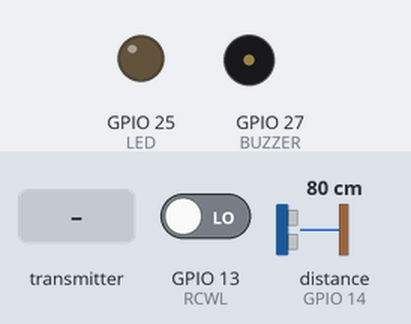
This sketch was run on a simulated ESP32. On the bench: output pins drawn as LEDs (lit = HIGH), buzzer (waves = sounding, pin HIGH). Wiring (inferred from the names in the program): ultrasonic range finder: trigger GPIO 26; echo GPIO 14. The test bench sets the inputs (shaded band); at power-on: GPIO 13 (RCWL) LOW, distance to the obstacle (sensor on GPIO 14) 80 cm. The echo pulse lasts 58.3 µs per cm; pins used as bus, display or sensor lines are not drawn.

Above: at 1.2 s.
1.3 s: the transmitter starts sending msg = ALERT
At 2.2 s:
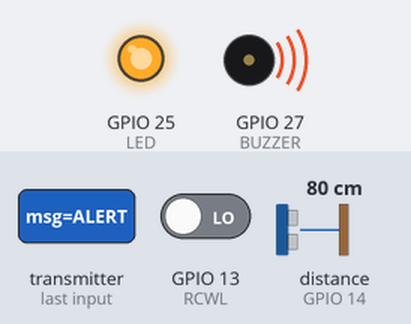
2.8 s: the transmitter starts sending msg = CLEAR
At 3.8 s:
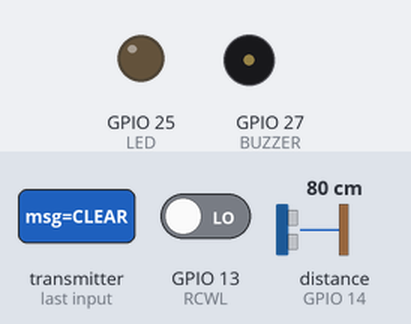
Timing chart, 0 to 5.8 s (numbered marks = the images above; inputs shaded):
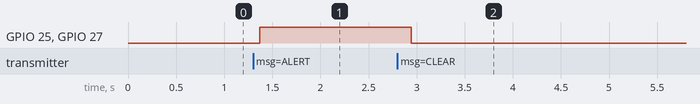

Measured:
- after the input at 1.3 s, GPIO 25 (LED), GPIO 27 (BUZZER): LOW → HIGH after 0.07 s
- after the input at 2.8 s, GPIO 25 (LED), GPIO 27 (BUZZER): HIGH → LOW after 0.14 s

The sketch:

pole2_final_code.ino
```cpp
#include <WiFi.h>
#include <esp_now.h>

#define RCWL 13
#define TRIG 26
#define ECHO 14
#define BUZZER 27
#define LED 25

uint8_t pole1Mac[] = {0x84,0x1F,0xE8,0x68,0x4A,0xD4};

bool warning=false;

typedef struct{
char msg[10];
}message;

message data;

void sendMessage(String text){

 strcpy(data.msg,text.c_str());

 esp_now_send(pole1Mac,(uint8_t*)&data,sizeof(data));

}

void receive(const esp_now_recv_info_t *info,const uint8_t *incoming,int len){

 memcpy(&data,incoming,sizeof(data));

 if(String(data.msg)=="ALERT"){

   warning=true;

 }

 if(String(data.msg)=="CLEAR"){

   warning=false;

 }

}

void setup(){

 Serial.begin(115200);

 pinMode(RCWL,INPUT);

 pinMode(TRIG,OUTPUT);

 pinMode(ECHO,INPUT);

 pinMode(BUZZER,OUTPUT);

 pinMode(LED,OUTPUT);

 WiFi.mode(WIFI_STA);

 esp_now_init();

 esp_now_register_recv_cb(receive);

 esp_now_peer_info_t peer={};

 memcpy(peer.peer_addr,pole1Mac,6);

 esp_now_add_peer(&peer);

}

void loop(){

 if(digitalRead(RCWL)==HIGH){

   sendMessage("ALERT");

   delay(3000);

 }

 if(warning){

   digitalWrite(LED,HIGH);

   digitalWrite(BUZZER,HIGH);

 }else{

   digitalWrite(LED,LOW);

   digitalWrite(BUZZER,LOW);

 }

 long duration,distance;

 digitalWrite(TRIG,LOW);

 delayMicroseconds(2);

 digitalWrite(TRIG,HIGH);

 delayMicroseconds(10);

 digitalWrite(TRIG,LOW);

 duration=pulseIn(ECHO,HIGH);

 distance=duration*0.034/2;

 if(distance<15 && distance>0){

   sendMessage("CLEAR");

 }

 delay(100);

}
```
